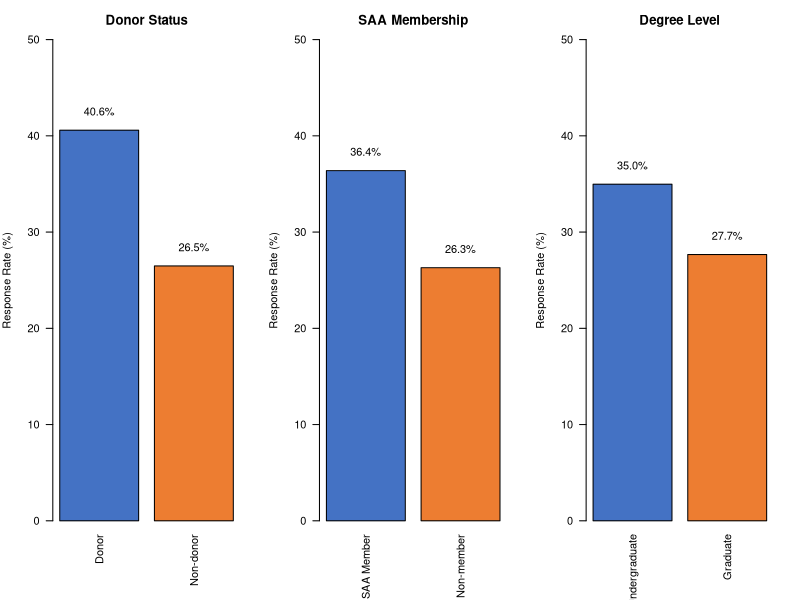
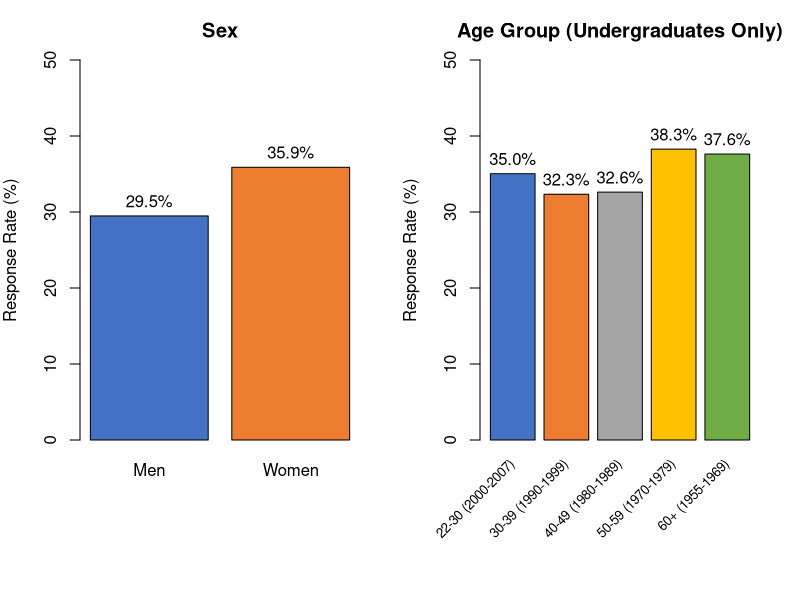
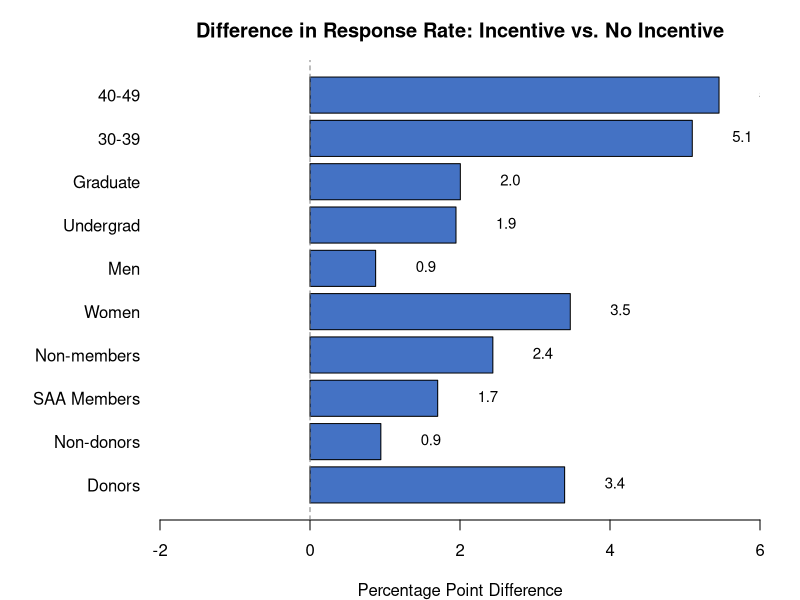
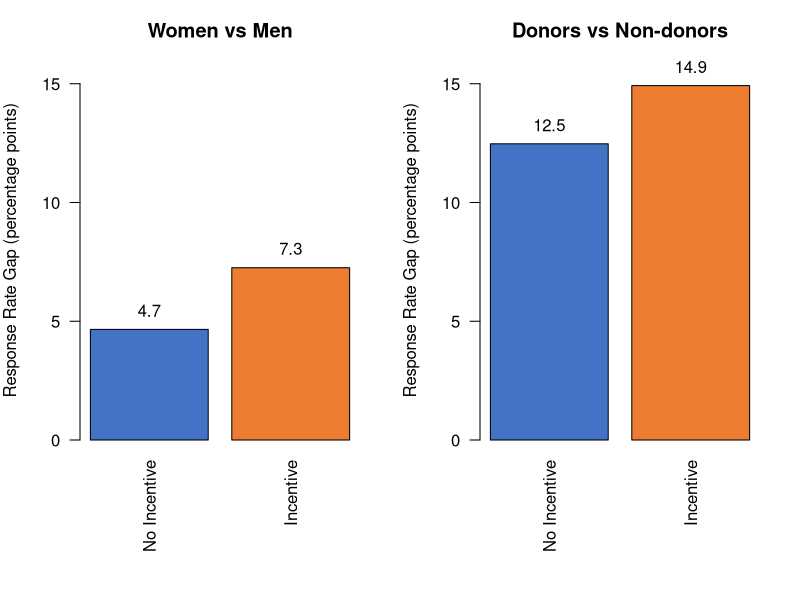

These charts were generated, in order, by the following R code:
## ---- chunk 1
# Load required packages
library(tidyverse)
library(broom)
library(knitr)
library(kableExtra)

# Set options
options(scipen = 999)  # Avoid scientific notation
## ---- chunk 2
# Load the survey data
data <- read_csv("incentive sample with demos and response.xlsx - total sample.csv")

# Display data structure
glimpse(data)
## ---- chunk 3
# Recode variables according to codebook
data <- data %>%
  mutate(
    # Sex
    sex_label = factor(sex, levels = 1:2, labels = c("Men", "Women")),
    
    # Year group (age proxy for undergrads only)
    yrgrp_label = factor(yrgrp, 
                        levels = 1:5, 
                        labels = c("22-30 (2000-2007)", 
                                   "30-39 (1990-1999)",
                                   "40-49 (1980-1989)", 
                                   "50-59 (1970-1979)",
                                   "60+ (1955-1969)")),
    
    # Degree type
    degree_label = factor(degree, 
                         levels = 1:2, 
                         labels = c("Undergraduate", "Graduate")),
    
    # SAA membership
    saa_label = factor(saa, 
                      levels = 1:2, 
                      labels = c("SAA Member", "Non-member")),
    
    # Donor status
    donor_label = factor(donor, 
                        levels = 1:2, 
                        labels = c("Donor", "Non-donor")),
    
    # Sample/experimental condition
    sample_label = factor(sample, 
                         levels = 1:3, 
                         labels = c("No Incentive", 
                                    "5 x $100", 
                                    "1 x $500")),
    
    # Create binary incentive variable (any incentive vs. none)
    incentive = ifelse(sample == 1, 0, 1),
    incentive_label = factor(incentive, 
                            levels = 0:1, 
                            labels = c("No Incentive", "Incentive")),
    
    # Response variable (Y = responded, NA = non-response)
    responded = ifelse(is.na(respondent), 0, 1)
  )

# Check recoding
table(data$sex, data$sex_label)
table(data$sample, data$sample_label)
table(data$respondent, data$responded, useNA = "always")
## ---- chunk 4
# Calculate overall response rate (reported as 31.9% in paper)
overall_rr <- data %>%
  summarise(
    n = n(),
    respondents = sum(responded),
    response_rate = mean(responded) * 100
  )

cat("Overall Response Rate:", sprintf("%.1f%%", overall_rr$response_rate), "\n")
cat("Total Sample:", overall_rr$n, "\n")
cat("Total Respondents:", overall_rr$respondents, "\n")
## ---- chunk 5
# Calculate response rates for Figure 1 (donor, SAA, degree)
fig1_donor <- data %>%
  group_by(donor_label) %>%
  summarise(response_rate = mean(responded) * 100, .groups = "drop")

fig1_saa <- data %>%
  group_by(saa_label) %>%
  summarise(response_rate = mean(responded) * 100, .groups = "drop")

fig1_degree <- data %>%
  group_by(degree_label) %>%
  summarise(response_rate = mean(responded) * 100, .groups = "drop")

# Create panel plot similar to original
par(mfrow = c(1, 3), mar = c(6, 4, 3, 2))

# Donor panel
barplot(fig1_donor$response_rate, 
        names.arg = fig1_donor$donor_label,
        ylim = c(0, 50),
        ylab = "Response Rate (%)",
        main = "Donor Status",
        col = c("#4472C4", "#ED7D31"),
        las = 2)
text(x = c(0.7, 1.9), y = fig1_donor$response_rate + 2, 
     labels = sprintf("%.1f%%", fig1_donor$response_rate))

# SAA panel
barplot(fig1_saa$response_rate, 
        names.arg = fig1_saa$saa_label,
        ylim = c(0, 50),
        ylab = "Response Rate (%)",
        main = "SAA Membership",
        col = c("#4472C4", "#ED7D31"),
        las = 2)
text(x = c(0.7, 1.9), y = fig1_saa$response_rate + 2, 
     labels = sprintf("%.1f%%", fig1_saa$response_rate))

# Degree panel
barplot(fig1_degree$response_rate, 
        names.arg = fig1_degree$degree_label,
        ylim = c(0, 50),
        ylab = "Response Rate (%)",
        main = "Degree Level",
        col = c("#4472C4", "#ED7D31"),
        las = 2)
text(x = c(0.7, 1.9), y = fig1_degree$response_rate + 2, 
     labels = sprintf("%.1f%%", fig1_degree$response_rate))

par(mfrow = c(1, 1))

# Statistical tests
cat("\n=== Statistical Tests for Figure 1 ===\n\n")
cat("Donors vs Non-donors:\n")
print(chisq.test(table(data$donor_label, data$responded)))

cat("\nSAA vs Non-SAA:\n")
print(chisq.test(table(data$saa_label, data$responded)))

cat("\nUndergrad vs Graduate:\n")
print(chisq.test(table(data$degree_label, data$responded)))
## ---- chunk 6
# Calculate response rates for Figure 2
fig2_sex <- data %>%
  group_by(sex_label) %>%
  summarise(response_rate = mean(responded) * 100, .groups = "drop")

fig2_age <- data %>%
  filter(degree == 1) %>%  # Only undergrads for age analysis
  group_by(yrgrp_label) %>%
  summarise(response_rate = mean(responded) * 100, .groups = "drop")

# Create panel plot
par(mfrow = c(1, 2), mar = c(8, 4, 3, 2))

# Sex panel
barplot(fig2_sex$response_rate, 
        names.arg = fig2_sex$sex_label,
        ylim = c(0, 50),
        ylab = "Response Rate (%)",
        main = "Sex",
        col = c("#4472C4", "#ED7D31"))
text(x = c(0.7, 1.9), y = fig2_sex$response_rate + 2, 
     labels = sprintf("%.1f%%", fig2_sex$response_rate))

# Age panel
bp <- barplot(fig2_age$response_rate, 
        ylim = c(0, 50),
        ylab = "Response Rate (%)",
        main = "Age Group (Undergraduates Only)",
        col = c("#4472C4", "#ED7D31", "#A5A5A5", "#FFC000", "#70AD47"),
        xaxt = "n")
text(x = bp, y = fig2_age$response_rate + 2, 
     labels = sprintf("%.1f%%", fig2_age$response_rate))
text(x = bp, y = -3, labels = fig2_age$yrgrp_label, 
     srt = 45, adj = 1, xpd = TRUE, cex = 0.8)

par(mfrow = c(1, 1))

# Statistical tests
cat("\n=== Statistical Tests for Figure 2 ===\n\n")
cat("Women vs Men:\n")
print(chisq.test(table(data$sex_label, data$responded)))

cat("\nAge differences (undergrads only):\n")
print(chisq.test(table(data$yrgrp_label[data$degree == 1], 
                       data$responded[data$degree == 1])))
## ---- chunk 7
# Calculate response rate differences for each demographic group
# Format: For each group, calculate RR with incentive minus RR without incentive

# Create function to calculate difference
calc_diff <- function(df, groupvar) {
  df %>%
    group_by(group = {{groupvar}}, incentive_label) %>%
    summarise(rr = mean(responded) * 100, .groups = "drop") %>%
    pivot_wider(names_from = incentive_label, values_from = rr) %>%
    mutate(difference = Incentive - `No Incentive`)
}

# Calculate for each demographic
diffs <- list(
  donors = calc_diff(filter(data, donor == 1), donor_label) %>% 
    mutate(label = "Donors"),
  nondonors = calc_diff(filter(data, donor == 2), donor_label) %>% 
    mutate(label = "Non-donors"),
  saa = calc_diff(filter(data, saa == 1), saa_label) %>% 
    mutate(label = "SAA Members"),
  nonsaa = calc_diff(filter(data, saa == 2), saa_label) %>% 
    mutate(label = "Non-members"),
  women = calc_diff(filter(data, sex == 2), sex_label) %>% 
    mutate(label = "Women"),
  men = calc_diff(filter(data, sex == 1), sex_label) %>% 
    mutate(label = "Men"),
  undergrad = calc_diff(filter(data, degree == 1), degree_label) %>% 
    mutate(label = "Undergrad"),
  grad = calc_diff(filter(data, degree == 2), degree_label) %>% 
    mutate(label = "Graduate"),
  age30s = calc_diff(filter(data, degree == 1, yrgrp == 2), yrgrp_label) %>% 
    mutate(label = "30-39"),
  age40s = calc_diff(filter(data, degree == 1, yrgrp == 3), yrgrp_label) %>% 
    mutate(label = "40-49")
)

# Combine and prepare for plotting
plot_data <- bind_rows(diffs) %>%
  select(label, difference)

# Create horizontal bar plot similar to original
par(mar = c(4, 8, 3, 2))
bp <- barplot(plot_data$difference, 
        horiz = TRUE,
        names.arg = plot_data$label,
        las = 1,
        xlim = c(-2, 6),
        xlab = "Percentage Point Difference",
        main = "Difference in Response Rate: Incentive vs. No Incentive",
        col = "#4472C4")
abline(v = 0, lty = 2, col = "gray50")
text(x = plot_data$difference + 0.4, y = bp, 
     labels = sprintf("%.1f", plot_data$difference),
     pos = 4, cex = 0.9)

# Statistical significance tests
cat("\n=== Fisher's Exact Tests (one-tailed) ===\n\n")

cat("Donors:\n")
print(fisher.test(table(data$incentive[data$donor == 1], 
                       data$responded[data$donor == 1]), 
                 alternative = "greater"))

cat("\nWomen:\n")
print(fisher.test(table(data$incentive[data$sex == 2], 
                       data$responded[data$sex == 2]), 
                 alternative = "greater"))

cat("\nAge 30-39 (undergrads):\n")
print(fisher.test(table(data$incentive[data$degree == 1 & data$yrgrp == 2], 
                       data$responded[data$degree == 1 & data$yrgrp == 2]), 
                 alternative = "greater"))

cat("\nAge 40-49 (undergrads):\n")
print(fisher.test(table(data$incentive[data$degree == 1 & data$yrgrp == 3], 
                       data$responded[data$degree == 1 & data$yrgrp == 3]), 
                 alternative = "greater"))
## ---- chunk 8
# Calculate gaps between groups with and without incentives
# Women vs Men gap
sex_rates <- data %>%
  group_by(sex_label, incentive_label) %>%
  summarise(rr = mean(responded) * 100, .groups = "drop") %>%
  pivot_wider(names_from = sex_label, values_from = rr) %>%
  mutate(gap = Women - Men)

# Donor vs Non-donor gap  
donor_rates <- data %>%
  group_by(donor_label, incentive_label) %>%
  summarise(rr = mean(responded) * 100, .groups = "drop") %>%
  pivot_wider(names_from = donor_label, values_from = rr) %>%
  mutate(gap = Donor - `Non-donor`)

# Combine for plotting
gap_data <- data.frame(
  condition = c("No Incentive", "Incentive", "No Incentive", "Incentive"),
  gap = c(sex_rates$gap, donor_rates$gap),
  comparison = c("Women vs Men", "Women vs Men", 
                 "Donors vs Non-donors", "Donors vs Non-donors")
)

# Create grouped bar plot
par(mfrow = c(1, 2), mar = c(8, 4, 3, 2))

# Women vs Men panel
women_men_data <- gap_data %>% filter(comparison == "Women vs Men")
bp1 <- barplot(women_men_data$gap,
               names.arg = women_men_data$condition,
               ylim = c(0, 16),
               ylab = "Response Rate Gap (percentage points)",
               main = "Women vs Men",
               col = c("#4472C4", "#ED7D31"),
               las = 2)
text(x = bp1, y = women_men_data$gap + 0.8,
     labels = sprintf("%.1f", women_men_data$gap))

# Donors vs Non-donors panel
donor_nondonor_data <- gap_data %>% filter(comparison == "Donors vs Non-donors")
bp2 <- barplot(donor_nondonor_data$gap,
               names.arg = donor_nondonor_data$condition,
               ylim = c(0, 16),
               ylab = "Response Rate Gap (percentage points)",
               main = "Donors vs Non-donors",
               col = c("#4472C4", "#ED7D31"),
               las = 2)
text(x = bp2, y = donor_nondonor_data$gap + 0.8,
     labels = sprintf("%.1f", donor_nondonor_data$gap))

par(mfrow = c(1, 1))

# Print gap increases
cat("\n=== Gap Increases ===\n\n")
cat("Women vs Men gap:\n")
cat("  Without incentive:", sprintf("%.1f", sex_rates$gap[1]), "points\n")
cat("  With incentive:", sprintf("%.1f", sex_rates$gap[2]), "points\n")
cat("  Increase:", sprintf("%.1f%%", 
    (sex_rates$gap[2] - sex_rates$gap[1]) / sex_rates$gap[1] * 100), "\n\n")

cat("Donors vs Non-donors gap:\n")
cat("  Without incentive:", sprintf("%.1f", donor_rates$gap[1]), "points\n")
cat("  With incentive:", sprintf("%.1f", donor_rates$gap[2]), "points\n")
cat("  Increase:", sprintf("%.1f%%", 
    (donor_rates$gap[2] - donor_rates$gap[1]) / donor_rates$gap[1] * 100), "\n")
## ---- chunk 9
# Prepare data for logistic regression
# Reference groups: No incentive, non-donor, non-SAA, graduate, men, age 22-30

reg_data <- data %>%
  mutate(
    # Create dummy variables (1 = characteristic present, 0 = reference)
    offered_incentive = incentive,
    is_donor = ifelse(donor == 1, 1, 0),
    is_saa_member = ifelse(saa == 1, 1, 0),
    is_undergrad = ifelse(degree == 1, 1, 0),
    is_women = ifelse(sex == 2, 1, 0),
    # Age dummies (reference = age 22-30, yrgrp = 1)
    age_60plus = ifelse(yrgrp == 5, 1, 0),
    age_50_59 = ifelse(yrgrp == 4, 1, 0),
    age_40_49 = ifelse(yrgrp == 3, 1, 0),
    age_30_39 = ifelse(yrgrp == 2, 1, 0)
  )

# Run logistic regression
model <- glm(responded ~ offered_incentive + is_donor + is_saa_member + 
             is_undergrad + is_women + age_60plus + age_50_59 + 
             age_40_49 + age_30_39,
             data = reg_data,
             family = binomial(link = "logit"))


# Extract and format results
model_results <- tidy(model) %>%
  mutate(
    predictor = case_when(
      term == "offered_incentive" ~ "Offered an incentive",
      term == "is_donor" ~ "Donor",
      term == "is_saa_member" ~ "Alumni Association member",
      term == "is_undergrad" ~ "Undergraduate degree",
      term == "is_women" ~ "Women",
      term == "age_60plus" ~ "Age 60 and older (undergrad 1955-1969)",
      term == "age_50_59" ~ "Age 50-59 (undergrad 1970-1979)",
      term == "age_40_49" ~ "Age 40-49 (undergrad 1980-1989)",
      term == "age_30_39" ~ "Age 30-39 (undergrad 1990-1999)",
      TRUE ~ term
    )
  ) %>%
  filter(term != "(Intercept)") %>%
  select(
    Predictor = predictor,
    Coefficient = estimate,
    `Standard Error` = std.error,
    Probability = p.value
  ) %>%
  mutate(
    Coefficient = round(Coefficient, 2),
    `Standard Error` = round(`Standard Error`, 2),
    Probability = ifelse(Probability < .0001, "< .0001", 
                        sprintf("%.3f", Probability))
  )

# Display table
kable(model_results, 
      caption = "Table 1: Effects of Incentives and Demographic Characteristics on Survey Participation",
      align = c("l", "r", "r", "r")) %>%
  kable_styling(bootstrap_options = c("striped", "hover", "condensed"),
                full_width = FALSE)

cat("\nNote: Omitted (reference) groups are: Non-donors, Alumni Association non-members,\n")
cat("graduate alumni, men, people aged 22-30 (undergraduate 2000-2007),\n")
cat("and not offered an incentive.\n")
## ---- chunk 10
# Create detailed cross-tabulation matching paper's Table 2
# Men/Women × Donor/Non-donor × SAA/Non-SAA × Incentive/No incentive

# First, calculate the statistics by all combinations
table2_summary <- data %>%
  group_by(sex_label, donor_label, saa_label, incentive_label) %>%
  summarise(
    n = n(),
    respondents = sum(responded),
    response_rate = mean(responded) * 100,
    .groups = "drop"
  )

# Pivot to get No Incentive and Incentive as separate columns
table2_wide <- table2_summary %>%
  pivot_wider(
    id_cols = c(sex_label, donor_label, saa_label),
    names_from = incentive_label,
    values_from = c(response_rate, n, respondents)
  )

# Calculate difference and total N
table2_final <- table2_wide %>%
  mutate(
    difference = `response_rate_Incentive` - `response_rate_No Incentive`,
    N_total = `n_No Incentive` + n_Incentive
  ) %>%
  arrange(sex_label, donor_label, saa_label)

# Format for display
table2_display <- table2_final %>%
  mutate(
    `No Incentive` = sprintf("%.1f%%", `response_rate_No Incentive`),
    Incentive = sprintf("%.1f%%", response_rate_Incentive),
    Difference = sprintf("%.1f%%", difference)
  ) %>%
  select(
    Sex = sex_label,
    `Donor Status` = donor_label,
    `SAA Status` = saa_label,
    `No Incentive`,
    Incentive,
    Difference,
    N = N_total
  )

# Display table
kable(table2_display,
      caption = "Table 2: Response Rates by Selected Respondent Characteristics as a Function of Incentives",
      align = c("l", "l", "l", "r", "r", "r", "r")) %>%
  kable_styling(bootstrap_options = c("striped", "hover", "condensed"),
                full_width = FALSE) %>%
  pack_rows("Men", 1, 4) %>%
  pack_rows("Women", 5, 8)

# Statistical test for key finding
cat("\n=== Test for Women/Donor/SAA Members (key finding) ===\n")
women_donor_saa <- data %>%
  filter(sex == 2, donor == 1, saa == 1)

test_result <- fisher.test(
  table(women_donor_saa$incentive, women_donor_saa$responded),
  alternative = "greater"
)
print(test_result)

cat("\nResponse rates for Women/Donor/SAA:\n")
cat("  No incentive:", 
    sprintf("%.1f%%", mean(women_donor_saa$responded[women_donor_saa$incentive == 0]) * 100), "\n")
cat("  Incentive:", 
    sprintf("%.1f%%", mean(women_donor_saa$responded[women_donor_saa$incentive == 1]) * 100), "\n")
cat("  Difference:", 
    sprintf("%.1f percentage points\n", 
            mean(women_donor_saa$responded[women_donor_saa$incentive == 1]) * 100 - 
            mean(women_donor_saa$responded[women_donor_saa$incentive == 0]) * 100))
## ---- chunk 11
# Function to calculate response rates for a given sample
calc_sample_stats <- function(df, total_df) {
  tibble(
    pct_sample = nrow(df) / nrow(total_df) * 100,
    response_rate = mean(df$responded) * 100
  )
}

# Create comprehensive appendix table
create_appendix <- function(data) {
  samples <- list(
    all = data,
    s1 = data %>% filter(sample == 1),
    s2 = data %>% filter(sample == 2),
    s3 = data %>% filter(sample == 3)
  )
  
  results <- tibble()
  
  for (s_name in names(samples)) {
    df <- samples[[s_name]]
    
    # Overall
    overall <- tibble(
      Group = "All",
      pct = 100,
      rr = mean(df$responded) * 100
    )
    
    # By sex
    by_sex <- df %>%
      group_by(Group = as.character(sex_label)) %>%
      summarise(
        pct = n() / nrow(df) * 100,
        rr = mean(responded) * 100,
        .groups = "drop"
      )
    
    # By SAA
    by_saa <- df %>%
      group_by(Group = as.character(saa_label)) %>%
      summarise(
        pct = n() / nrow(df) * 100,
        rr = mean(responded) * 100,
        .groups = "drop"
      )
    
    # By donor
    by_donor <- df %>%
      group_by(Group = as.character(donor_label)) %>%
      summarise(
        pct = n() / nrow(df) * 100,
        rr = mean(responded) * 100,
        .groups = "drop"
      )
    
    # By degree
    by_degree <- df %>%
      group_by(Group = as.character(degree_label)) %>%
      summarise(
        pct = n() / nrow(df) * 100,
        rr = mean(responded) * 100,
        .groups = "drop"
      )
    
    # By age (undergrads only)
    by_age <- df %>%
      filter(degree == 1) %>%
      group_by(Group = as.character(yrgrp_label)) %>%
      summarise(
        pct = n() / sum(df$degree == 1) * 100,
        rr = mean(responded) * 100,
        .groups = "drop"
      )
    
    # Combine all groups
    sample_results <- bind_rows(
      overall, by_sex, by_saa, by_donor, by_degree, by_age
    ) %>%
      mutate(sample = s_name)
    
    results <- bind_rows(results, sample_results)
  }
  
  # Pivot to wide format
  results %>%
    pivot_wider(
      names_from = sample,
      values_from = c(pct, rr)
    ) %>%
    select(Group, 
           pct_all, rr_all,
           pct_s1, rr_s1,
           pct_s2, rr_s2,
           pct_s3, rr_s3)
}

appendix_table <- create_appendix(data)

# Format for display
appendix_display <- appendix_table %>%
  mutate(
    across(starts_with("pct"), ~sprintf("%.1f%%", .)),
    across(starts_with("rr"), ~sprintf("%.1f%%", .))
  )

kable(appendix_display,
      col.names = c("Group", 
                    "% of Sample", "Response Rate",
                    "% of Sample", "Response Rate",
                    "% of Sample", "Response Rate",
                    "% of Sample", "Response Rate"),
      caption = "Appendix: Response Rates",
      align = "lrrrrrrrr") %>%
  kable_styling(bootstrap_options = c("striped", "hover", "condensed"),
                full_width = TRUE,
                font_size = 10) %>%
  add_header_above(c(" " = 1, 
                     "All Three Samples" = 2,
                     "Sample 1: No Incentive" = 2,
                     "Sample 2: 5 x $100" = 2,
                     "Sample 3: 1 x $500" = 2))
## ---- chunk 12
# Test whether framing matters: 5 x $100 vs 1 x $500

incentive_comparison <- data %>%
  filter(sample %in% c(2, 3)) %>%
  group_by(sample_label) %>%
  summarise(
    n = n(),
    respondents = sum(responded),
    response_rate = mean(responded) * 100,
    .groups = "drop"
  )

kable(incentive_comparison,
      caption = "Comparison of Two Incentive Framings",
      col.names = c("Sample", "N", "Respondents", "Response Rate (%)"),
      align = "lrrr") %>%
  kable_styling(bootstrap_options = c("striped", "hover", "condensed"),
                full_width = FALSE)

# Chi-square test for difference
cat("\n=== Test for difference between two incentive framings ===\n")
test_data <- data %>% filter(sample %in% c(2, 3))
chisq.test(table(test_data$sample, test_data$responded))

# Test within demographic subgroups
cat("\n=== By demographic subgroups ===\n\n")

cat("Donors:\n")
chisq.test(table(test_data$sample[test_data$donor == 1], 
                 test_data$responded[test_data$donor == 1]))

cat("\nWomen:\n")
chisq.test(table(test_data$sample[test_data$sex == 2], 
                 test_data$responded[test_data$sex == 2]))

cat("\nSAA Members:\n")
chisq.test(table(test_data$sample[test_data$saa == 1], 
                 test_data$responded[test_data$saa == 1]))

cat("\nUndergraduates:\n")
chisq.test(table(test_data$sample[test_data$degree == 1], 
                 test_data$responded[test_data$degree == 1]))
## ---- chunk 13
# Calculate cost per additional complete

cat("=== COST-EFFECTIVENESS OF INCENTIVES ===\n\n")

# Response rates
rr_no_incentive <- mean(data$responded[data$incentive == 0])
rr_incentive <- mean(data$responded[data$incentive == 1])

# Sample sizes
n_incentive_samples <- sum(data$incentive == 1)

# Expected vs actual respondents
n_expected <- n_incentive_samples * rr_no_incentive
n_actual <- sum(data$responded[data$incentive == 1])
extra_respondents <- n_actual - n_expected

# Cost calculation
total_cost <- 1000  # Total prize money
cost_per_extra <- total_cost / extra_respondents

cat("Response rate without incentive:", sprintf("%.1f%%", rr_no_incentive * 100), "\n")
cat("Response rate with incentive:", sprintf("%.1f%%", rr_incentive * 100), "\n")
cat("Increase:", sprintf("%.1f percentage points\n\n", 
                        (rr_incentive - rr_no_incentive) * 100))

cat("N in incentive samples:", n_incentive_samples, "\n")
cat("Expected respondents (at no-incentive rate):", round(n_expected, 1), "\n")
cat("Actual respondents:", n_actual, "\n")
cat("Extra respondents due to incentive:", round(extra_respondents, 1), "\n\n")

cat("Total cost of incentives: $", total_cost, "\n", sep = "")
cat("Cost per extra respondent: $", sprintf("%.2f", cost_per_extra), "\n", sep = "")
## ---- chunk 14
# Verify random assignment worked properly
# Check if demographic distributions are similar across three samples

cat("=== SAMPLE BALANCE CHECK ===\n\n")
cat("Testing whether demographic distributions differ across samples\n")
cat("(Should be non-significant if randomization worked)\n\n")

# Sex distribution
cat("Sex distribution:\n")
print(table(data$sample_label, data$sex_label))
print(chisq.test(table(data$sample, data$sex)))

# Donor distribution
cat("\nDonor distribution:\n")
print(table(data$sample_label, data$donor_label))
print(chisq.test(table(data$sample, data$donor)))

# SAA distribution
cat("\nSAA distribution:\n")
print(table(data$sample_label, data$saa_label))
print(chisq.test(table(data$sample, data$saa)))

# Degree distribution
cat("\nDegree distribution:\n")
print(table(data$sample_label, data$degree_label))
print(chisq.test(table(data$sample, data$degree)))
## ---- chunk 15
# Calculate how much the sample deviates from population on key characteristics
# Higher response rates should ideally not increase this deviation

cat("=== REPRESENTATIVENESS ANALYSIS ===\n\n")

# Calculate representation ratios
calc_representation <- function(df) {
  tibble(
    pct_women = mean(df$sex == 2) * 100,
    pct_donors = mean(df$donor == 1) * 100,
    pct_saa = mean(df$saa == 1) * 100,
    pct_undergrad = mean(df$degree == 1) * 100
  )
}

# Population (invited sample)
pop_dist <- calc_representation(data)

# Respondents with no incentive
resp_no_inc <- calc_representation(data %>% filter(responded == 1, incentive == 0))

# Respondents with incentive
resp_inc <- calc_representation(data %>% filter(responded == 1, incentive == 1))

# Combine and calculate deviations
comparison <- tibble(
  Group = c("Population", "Respondents (No Incentive)", "Respondents (Incentive)"),
  `% Women` = c(pop_dist$pct_women, resp_no_inc$pct_women, resp_inc$pct_women),
  `% Donors` = c(pop_dist$pct_donors, resp_no_inc$pct_donors, resp_inc$pct_donors),
  `% SAA` = c(pop_dist$pct_saa, resp_no_inc$pct_saa, resp_inc$pct_saa),
  `% Undergrad` = c(pop_dist$pct_undergrad, resp_no_inc$pct_undergrad, resp_inc$pct_undergrad)
)

kable(comparison,
      caption = "Sample Composition: Population vs Respondents",
      digits = 1,
      align = "lrrrr") %>%
  kable_styling(bootstrap_options = c("striped", "hover", "condensed"),
                full_width = FALSE)

# Calculate absolute deviations from population
cat("\n=== Deviations from Population (absolute percentage points) ===\n\n")

deviations <- tibble(
  Characteristic = c("Women", "Donors", "SAA Members", "Undergraduates"),
  `No Incentive` = c(
    abs(resp_no_inc$pct_women - pop_dist$pct_women),
    abs(resp_no_inc$pct_donors - pop_dist$pct_donors),
    abs(resp_no_inc$pct_saa - pop_dist$pct_saa),
    abs(resp_no_inc$pct_undergrad - pop_dist$pct_undergrad)
  ),
  `With Incentive` = c(
    abs(resp_inc$pct_women - pop_dist$pct_women),
    abs(resp_inc$pct_donors - pop_dist$pct_donors),
    abs(resp_inc$pct_saa - pop_dist$pct_saa),
    abs(resp_inc$pct_undergrad - pop_dist$pct_undergrad)
  )
) %>%
  mutate(
    `Increase in Deviation` = `With Incentive` - `No Incentive`
  )

kable(deviations,
      caption = "How Incentives Affect Sample Representativeness",
      digits = 2,
      align = "lrrr") %>%
  kable_styling(bootstrap_options = c("striped", "hover", "condensed"),
                full_width = FALSE)

cat("\nNote: Positive 'Increase in Deviation' means incentives made sample LESS representative\n")
## ---- chunk 16
cat("=== KEY FINDINGS SUMMARY ===\n\n")

cat("1. OVERALL RESPONSE RATE\n")
cat("   Total sample:", nrow(data), "\n")
cat("   Total respondents:", sum(data$responded), "\n")
cat("   Overall response rate:", sprintf("%.1f%%", mean(data$responded) * 100), "\n\n")

cat("2. INCENTIVE EFFECT\n")
rr_by_condition <- data %>%
  group_by(sample_label) %>%
  summarise(rr = mean(responded) * 100, .groups = "drop")
print(rr_by_condition)

cat("\n3. MAIN FINDING\n")
cat("   Incentives increased response rate by", 
    sprintf("%.1f", (rr_incentive - rr_no_incentive) * 100), 
    "percentage points (p = .057)\n")
cat("   BUT incentives increased participation MORE among:\n")
cat("     - Donors (already over-represented)\n")
cat("     - Women (already over-represented)\n")
cat("     - SAA members (already over-represented)\n")
cat("   This made the sample LESS representative of the population\n\n")

cat("4. FRAMING\n")
cat("   No difference between '5 chances at $100' and '1 chance at $500'\n")
cat("   Response rates were virtually identical:", 
    sprintf("%.1f%% vs %.1f%%", rr_by_condition$rr[2], rr_by_condition$rr[3]), "\n\n")

cat("5. COST-EFFECTIVENESS\n")
cat("   Cost per additional respondent: $", sprintf("%.2f", cost_per_extra), "\n", sep = "")
cat("   For respondents who made the sample LESS representative\n")
## ---- chunk 17
sessionInfo()
